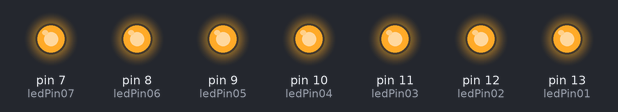
Recording of a sketch running on a simulated Arduino Uno, built with avr-gcc and run on an emulated ATmega328P. Shown: output pins drawn as LEDs (lit = HIGH).

Above: at 0.5 s.
At 3.5 s:
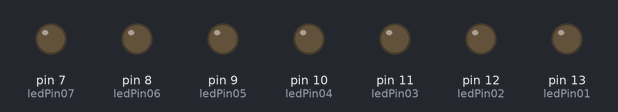
Timing chart, 0 to 4.6 s (numbered marks = the images above):
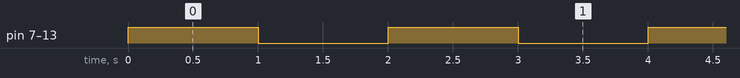

Measured:
- by itself, pin 7 (ledPin07), pin 8 (ledPin06), pin 9 (ledPin05), pin 10 (ledPin04), pin 11 (ledPin03), pin 12 (ledPin02), pin 13 (ledPin01): alternates HIGH for 1.0 s and LOW for 1.0 s

The sketch:

reWriteMe.ino
```cpp
// LED Chaser Initial Code

//Task #1: Based on the code below, describe the components most likely needed for in this circuit.
//Task #2: Rewrite the following code in any way you want as long as you: (1) reduce the lines of code, (2) improve readability and maintenance and (3) has no errors
//Task #3: Include comments in your code and describe (1) what your modified code does and (2) why is you code better than the initial code.

// NOTE: You cam modify the timing/delay of how LEDs light on or off.

int ledPin01 =  13;
int ledPin02 = 12;
int ledPin03 = 11;
int ledPin04 = 10;
int ledPin05 = 9;
int ledPin06 = 8;
int ledPin07 = 7;

void setup()
{

  pinMode(ledPin01, OUTPUT);
  pinMode(ledPin02, OUTPUT);
  pinMode(ledPin03, OUTPUT);
  pinMode(ledPin04, OUTPUT);
  pinMode(ledPin05, OUTPUT);
  pinMode(ledPin06, OUTPUT);
  pinMode(ledPin07, OUTPUT);
}


void loop()
{
  digitalWrite(ledPin01, HIGH);
  digitalWrite(ledPin02, HIGH);
  digitalWrite(ledPin03, HIGH);
  digitalWrite(ledPin04, HIGH);
  digitalWrite(ledPin05, HIGH);
  digitalWrite(ledPin06, HIGH);
  digitalWrite(ledPin07, HIGH);
  delay(1000);
  digitalWrite(ledPin01, LOW);
  digitalWrite(ledPin02, LOW);
  digitalWrite(ledPin03, LOW);
  digitalWrite(ledPin04, LOW);
  digitalWrite(ledPin05, LOW);
  digitalWrite(ledPin06, LOW);
  digitalWrite(ledPin07, LOW);
  delay(1000);
}
```
